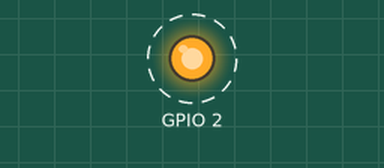
Bench run of a sketch on a simulated ESP32. On the bench: output pins drawn as LEDs (lit = HIGH). Dashed ring = blinking. WiFi joins after 1.5 s; servers stay silent unless stated; what the sketch prints to the serial monitor is not drawn.

Above: at 4.0 s.
Timing chart, 0 to 8.2 s (numbered marks = the images above):
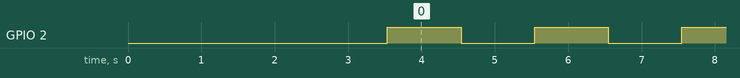

The sketch:

ESP32_WiFi___.ino
```cpp
/*
 * ESP32 WiFi通信版
 * 功能：使用WiFi进行ESP32间通信，替代BLE
 * 特点：稳定可靠，兼容性好
 */

#include <WiFi.h>
#include <WiFiUdp.h>

// WiFi配置
const char* ssid = "YourWiFiSSID";        // 修改为您的WiFi名称
const char* password = "YourWiFiPassword"; // 修改为您的WiFi密码

// UDP通信配置
WiFiUDP udp;
const int udpPort = 12345;
const char* targetIP = "192.168.1.100";   // 目标ESP32的IP地址

// 设备配置
const char* deviceName = "ESP32_Device_1"; // 设备名称
bool isServer = true; // true=服务器模式, false=客户端模式

// 全局变量
unsigned long lastHeartbeat = 0;
int messageCount = 0;
bool wifiConnected = false;

void setup() {
  // 初始化串口
  Serial.begin(115200);
  delay(2000);

  Serial.println();
  Serial.println("==========================================");
  Serial.println("ESP32 WiFi通信版");
  Serial.println("==========================================");

  // 显示系统信息
  displaySystemInfo();

  // 初始化GPIO
  pinMode(2, OUTPUT); // 内置LED

  // 连接WiFi
  connectToWiFi();

  // 初始化UDP
  if (wifiConnected) {
    udp.begin(udpPort);
    Serial.println("✓ UDP通信初始化成功");
    Serial.println("本地端口: " + String(udpPort));
  }

  Serial.println("==========================================");
  Serial.println("WiFi通信系统初始化完成！");
  Serial.println("设备模式: " + String(isServer ? "服务器" : "客户端"));
  Serial.println("==========================================");
}

void loop() {
  // 检查WiFi连接
  if (WiFi.status() != WL_CONNECTED) {
    wifiConnected = false;
    Serial.println("WiFi连接断开，尝试重连...");
    connectToWiFi();
  }

  if (wifiConnected) {
    // 处理UDP消息
    handleUDPMessages();

    // 发送心跳
    sendHeartbeat();

    // 发送测试消息
    sendTestMessages();
  }

  // 闪烁LED
  static unsigned long lastBlink = 0;
  if (millis() - lastBlink > 1000) {
    lastBlink = millis();
    digitalWrite(2, !digitalRead(2));
  }

  // 显示状态信息
  showStatus();

  delay(100);
}

// 显示系统信息
void displaySystemInfo() {
  Serial.println("系统信息:");
  Serial.print("  芯片型号: ");
  Serial.println(ESP.getChipModel());
  Serial.print("  可用内存: ");
  Serial.print(ESP.getFreeHeap());
  Serial.println(" bytes");
  Serial.print("  CPU温度: ");
  Serial.print(temperatureRead());
  Serial.println("°C");
  Serial.println();
}

// 连接WiFi
void connectToWiFi() {
  Serial.println("连接WiFi...");
  Serial.println("SSID: " + String(ssid));

  WiFi.begin(ssid, password);

  int attempts = 0;
  while (WiFi.status() != WL_CONNECTED && attempts < 20) {
    delay(500);
    Serial.print(".");
    attempts++;
  }

  if (WiFi.status() == WL_CONNECTED) {
    wifiConnected = true;
    Serial.println();
    Serial.println("✓ WiFi连接成功！");
    Serial.println("IP地址: " + WiFi.localIP().toString());
    Serial.println("MAC地址: " + WiFi.macAddress());
  } else {
    wifiConnected = false;
    Serial.println();
    Serial.println("✗ WiFi连接失败");
  }
}

// 处理UDP消息
void handleUDPMessages() {
  int packetSize = udp.parsePacket();
  if (packetSize) {
    char buffer[256];
    int len = udp.read(buffer, sizeof(buffer) - 1);
    buffer[len] = '\0';

    String message = String(buffer);
    Serial.println("收到消息: " + message);
    messageCount++;

    // 处理不同类型的消息
    if (message.startsWith("heartbeat:")) {
      Serial.println("收到心跳: " + message);
    } else if (message.startsWith("test:")) {
      Serial.println("收到测试消息: " + message);
      // 发送回复
      sendUDPMessage("test_response: " + message + " from " + deviceName);
    } else if (message.startsWith("ping:")) {
      Serial.println("收到Ping: " + message);
      // 发送Pong
      sendUDPMessage("pong: " + message + " from " + deviceName);
    } else {
      Serial.println("收到未知消息: " + message);
    }
  }
}

// 发送UDP消息
void sendUDPMessage(String message) {
  if (wifiConnected) {
    udp.beginPacket(targetIP, udpPort);
    udp.write((uint8_t*)message.c_str(), message.length());
    udp.endPacket();
    Serial.println("发送消息: " + message);
  }
}

// 发送心跳
void sendHeartbeat() {
  if (millis() - lastHeartbeat > 5000) { // 每5秒发送一次
    lastHeartbeat = millis();

    String heartbeat = "heartbeat:" + String(millis()) + ":" + deviceName;
    sendUDPMessage(heartbeat);
  }
}

// 发送测试消息
void sendTestMessages() {
  static unsigned long lastTest = 0;
  if (millis() - lastTest > 10000) { // 每10秒发送一次
    lastTest = millis();

    static int testIndex = 0;
    String testMessages[] = {"test: message " + String(testIndex),
                            "ping: " + String(millis()),
                            "status: " + String(ESP.getFreeHeap())};

    String testMessage = testMessages[testIndex % 3];
    sendUDPMessage(testMessage);
    testIndex++;
  }
}

// 显示状态信息
void showStatus() {
  static unsigned long lastStatusDisplay = 0;

  if (millis() - lastStatusDisplay > 15000) { // 每15秒显示一次
    lastStatusDisplay = millis();

    Serial.println();
    Serial.println("==========================================");
    Serial.println("WiFi通信状态");
    Serial.println("==========================================");

    Serial.println("WiFi状态:");
    Serial.println("  连接状态: " + String(wifiConnected ? "已连接" : "未连接"));
    if (wifiConnected) {
      Serial.println("  IP地址: " + WiFi.localIP().toString());
      Serial.println("  信号强度: " + String(WiFi.RSSI()) + " dBm");
    }

    Serial.println("通信状态:");
    Serial.println("  消息计数: " + String(messageCount));
    Serial.println("  目标IP: " + String(targetIP));
    Serial.println("  端口: " + String(udpPort));

    Serial.println("系统状态:");
    Serial.println("  可用内存: " + String(ESP.getFreeHeap()) + " bytes");
    Serial.println("  CPU温度: " + String(temperatureRead()) + "°C");
    Serial.println("  运行时间: " + String(millis() / 1000) + " 秒");

    Serial.println("==========================================");
    Serial.println();
  }
}
```

Measured:
- by itself, GPIO 2: alternates HIGH for 1.0 s and LOW for 1.0 s
